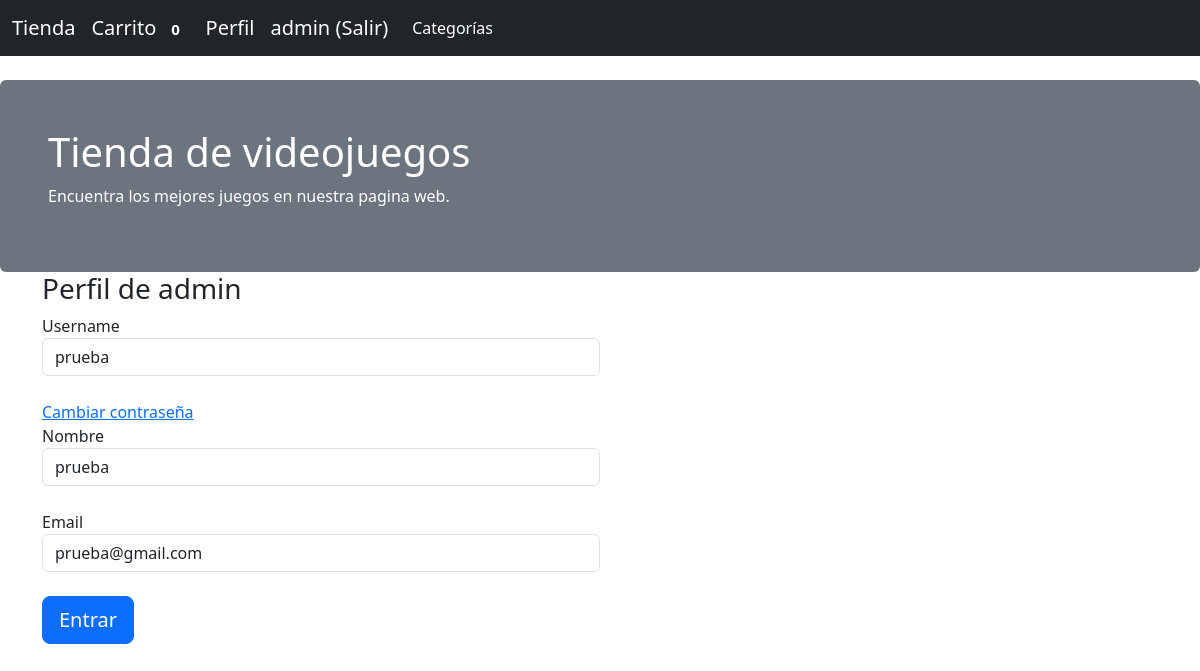
The page /perfil/prueba (signed in) on the database its author committed.
### application/model.py (models this page shows, shortened)
class Usuarios(db.Model, UserMixin) : # Clases de usuarios
    __tablename__ = 'usuarios'
    id = Column(Integer, primary_key=True)
    username = Column(String(100), nullable=False, unique=True)
    password_hash = Column(String(128), nullable=False)
    nombre = Column(String(200), nullable=False)
    email = Column(String(100), nullable=False, unique=True)
    admin = Column(Boolean, default=False)
    @property
    def password(self):
        raise AttributeError('password is not readable attribute')

### application/app.py (the view)
@app.route('/perfil/<username>', methods=['get', 'post'])
@login_required
def perfil(username) :
    user = Usuarios().query.filter_by(username = username).first()
    if user is None :
        abort(404)
    form = formUser(request.form, obj = user)
    del form.password
    if form.validate_on_submit() :
        form.populate_Obj(user)
        db.session.commit()
        return redirect(url_for('inicio'))
    return render_template('registro.html', form = form, perfil = True)

### application/form.py
class formUser(FlaskForm) :
    username = StringField('Username', validators=[DataRequired()])
    password = PasswordField('Password', validators=[DataRequired()])
    nombre = StringField('Nombre', validators=[DataRequired()])
    email = StringField('Email', validators=[DataRequired()])
    submit = SubmitField('Entrar')

### application/app.py (called while the page is built)
@login_manager.user_loader
def load_user(user_id) :
    return Usuarios.query.get(int(user_id))

@app.context_processor
def contar_carrito() :
    if not current_user.is_authenticated :
        return {'num_articulos' : 0}
    if request.cookies.get(str(current_user.id)) is None :
        return {'num_articulos' : 0}
    else :
        datos = json.loads(request.cookies.get(str(current_user.id)))
        return {'num_articulos' : len(datos)}

### application/templates/registro.html (shortened to what this page needs)
{% extends 'base2.html' %}
{% block contenido %}
<div class="container">
    <div class="col-md-6">
        {% if not perfil %}
        <h3>Registro de usuario</h3>
        {% else %}
        <h3>Perfil de {{ current_user.username }}</h3>
        {% endif %}
        <form class="form-horizontal" method="post">
            <div class="form-group">
                {% if not perfil %}
                    {{ form.username.label() }}{{ form.username(size='100', class='form-control') }} <br>
                {% else %}
                    {{ form.username.label() }}{{ form.username(readonly='readonly', size='100', class='form-control') }} <br>
                {% endif %}
            </div>
            <div class="form-group">
                {% if not perfil %}
                    {{ form.password.label() }}{{ form.password(size='100', class='form-control') }} <br>
                {% else %}
                    <a href="/changepassword/{{ current_user.username }}">Cambiar contraseña</a> <br>
                {% endif %}
            </div>
            <div class="form-group">
                {{ form.nombre.label() }}{{ form.nombre(size='100', class='form-control') }} <br>
            </div>
            <div class="form-group">
                {{ form.email.label() }}{{ form.email(size='100', class='form-control') }} <br>
            </div>
            {{ form.submit(class='btn btn-lg btn-primary btn-block') }}
        </form>
    </div>
</div>
{% endblock contenido %}

### application/templates/base2.html (shortened to what this page needs)
{% extends "base.html" %}
{% block navbar %}
<nav class="navbar navbar-expand-lg navbar-dark bg-dark">
    <div class="container-fluid">
        <a class="navbar-brand" href="/">Tienda</a>
        {% if current_user.is_authenticated %}
        <a href="/carrito" class="navbar-brand">Carrito <span class="badge">{{ num_articulos }}</span></a>
        <a href="/perfil/{{ current_user.username }}" class="navbar-brand">Perfil</a>
        <a href="/logout" class="navbar-brand">{{ current_user.username }} (Salir)</a>
        {% else %}
        <a href="/login" class="navbar-brand">Login</a>
        <a href="/registro" class="navbar-brand">Registro</a>
        {% endif %}
        <div class="collapse navbar-collapse" id="navbarNav">
            <ul class="navbar-nav">
                <li class="nav-item">
                    <a class="nav-link active" aria-current="page" href="{{url_for('categorias')}}">Categorías</a>
                </li>
            </ul>
        </div>
    </div>
</nav>
<div class="mt-4 p-5 bg-secondary text-white rounded">
    <h1>Tienda de videojuegos</h1>
    <p>Encuentra los mejores juegos en nuestra pagina web.</p>
</div>
{% endblock %}
{% block content %}
<div class="container-fluid">
    <div class="row">
        <div class="container">
            {% block contenido %}{% endblock %}
        </div>
    </div>
</div>
{% endblock %}

### rows shown on the page
Usuarios: username "admin"
Usuarios: username "prueba", nombre "prueba", email "prueba@gmail.com"

### other values the page prints
{{ num_articulos }} "0"
